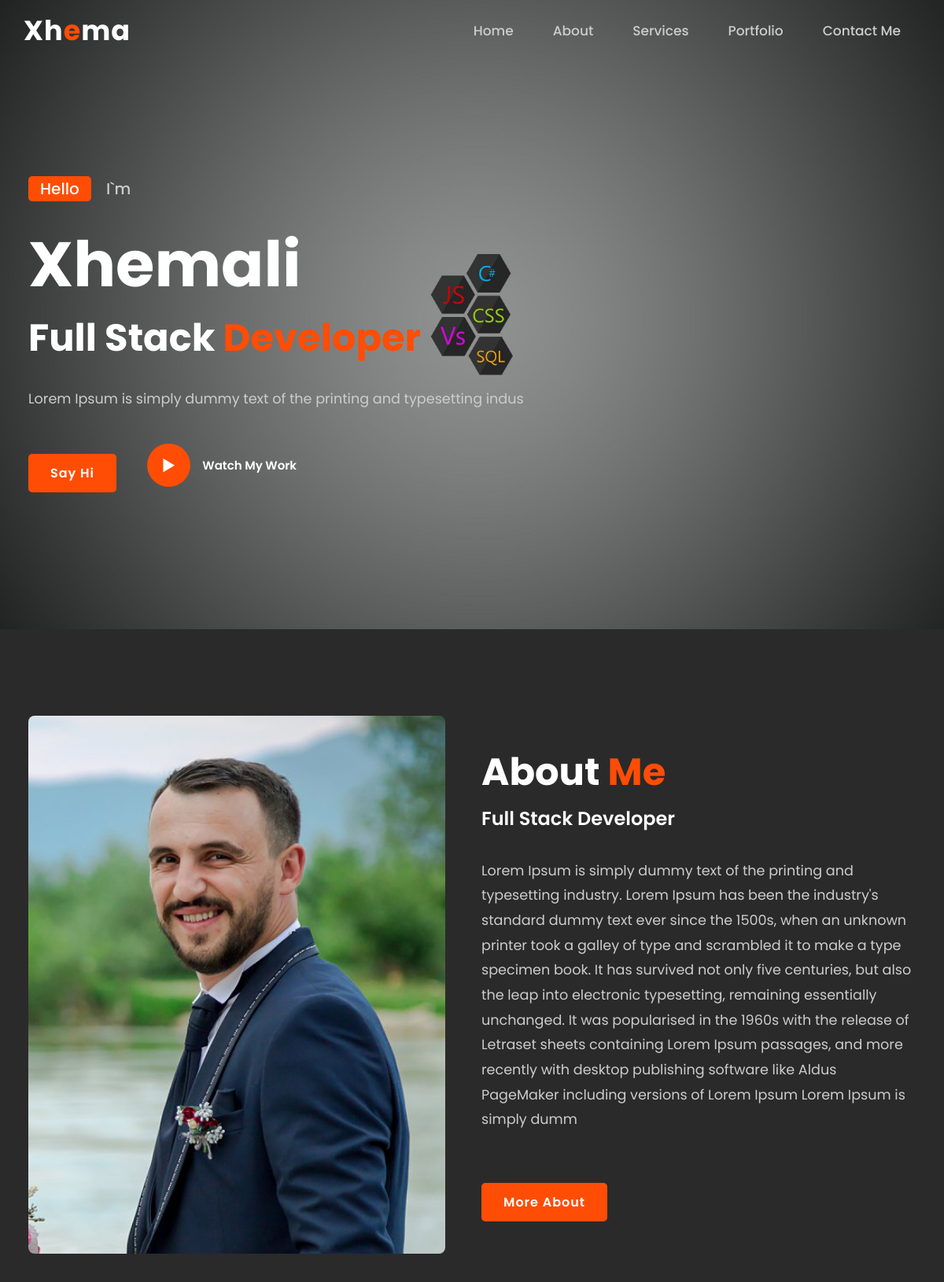
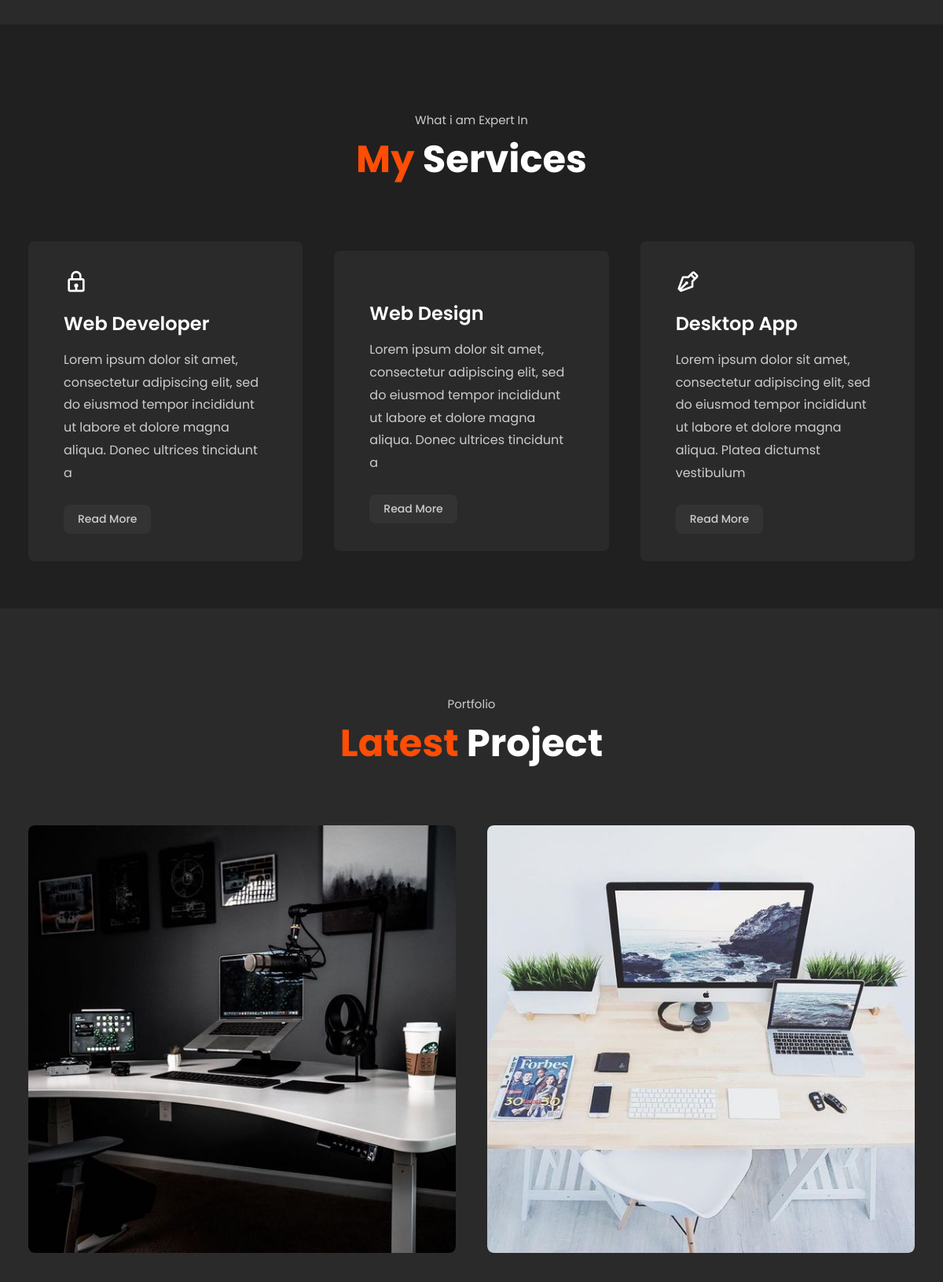
The page / (upper part) on the database its author committed (2 pictures, top to bottom).
### tables this page shows
CREATE TABLE `users` (
  `id` int(11) NOT NULL,
  `name` varchar(255) NOT NULL,
  `surname` varchar(255) NOT NULL,
  `email` varchar(255) NOT NULL,
  `phone` varchar(255) NOT NULL,
  `username` varchar(255) NOT NULL,
  `password` varchar(255) NOT NULL,
  `title` varchar(255) NOT NULL,
  `description` text DEFAULT NULL,
  `slogan` varchar(255) NOT NULL,
  `facebook` varchar(255) DEFAULT NULL,
  `twiter` varchar(255) DEFAULT NULL,
  `insta` varchar(255) DEFAULT NULL,
  `youtube` varchar(255) DEFAULT NULL,
  `image` varchar(255) NOT NULL
);

CREATE TABLE `services` (
  `id` int(11) NOT NULL,
  `icon` varchar(255) NOT NULL,
  `title` varchar(255) NOT NULL,
  `description` varchar(255) NOT NULL
);

CREATE TABLE `projects` (
  `id` int(11) NOT NULL,
  `title` varchar(255) NOT NULL,
  `description` text DEFAULT NULL,
  `image` varchar(255) DEFAULT NULL
);

### db/config.php (called while the page is built, shortened)
<?php
$dbhost = "localhost";
$dbuser = "root";
$dbpass = "";
$dbname = "portfolio";
if (!$con = mysqli_connect($dbhost, $dbuser, $dbpass, $dbname)) {
    die("Database error");
}
$sql = "SELECT * FROM users WHERE id = 1";
$res = mysqli_query($con, $sql);
while ($personal_info = mysqli_fetch_array($res)) {
    $name = $personal_info['name'];
    $title = $personal_info['title'];
    $desc = $personal_info['description'];
    $image = $personal_info['image'];
    $tit = explode(" ", $personal_info['title']);
}
?>

### index.php (the view, shortened to what this page needs)
<?php include 'include/header.php' ?>
<section class="home" id="home">
    <div class="home-text">
        <div class="slide">
            <span class="one">Hello</span>
            <span class="two">I`m</span>
        </div>
        <h1><?= $name ?></h1>
        <h3><?= $tit[0] . ' ' . $tit[1] ?> <span><?= $tit[2] ?></span></h3>
        <p><?= substr($desc, 0, 70) ?></p>
        <a href="#contact" class="btn">Say Hi</a>
        <a href="#portfolio" class="btn2"><span><i class="bx bx-play"></i></span>Watch My Work</a>
    </div>
</section>
<section class="about" id="about">
    <div class="about-img">
        <img src="./assets/img/<?= $image ?>" alt="">
    </div>
    <div class="about-text">
        <h2>About <span>Me</span></h2>
        <h4><?= $title ?></h4>
        <p><?= substr($desc, 0, 600) ?></p>
        <a href="#" class="btn">More About</a>
    </div>
</section>
<section class="services" id="services">
    <div class="main-text">
        <p>What i am Expert In</p>
        <h2><span>My</span> Services</h2>
    </div>
    <div class="services-content">
        <?php
        $sql1 = "SELECT * FROM services WHERE id LIMIT 3";
        $res1 = mysqli_query($con, $sql1);
        while ($services_info = mysqli_fetch_array($res1)) {
            $id = $services_info['id'];
            $icon = $services_info['icon'];
            $title = $services_info['title'];
            $desc = $services_info['description'];
        ?>
            <div class="box">
                <div class="s-icons">
                    <i class="<?= $icon ?>"></i>
                </div>
                <h3><?= $title ?></h3>
                <p><?= substr($desc, 0, 150) ?></p>
                <a href="<?= $id ?>" class="read">Read More</a>
            </div>
        <?php
        }
        ?>
    </div>
</section>
<section class="portfoli" id="portfolio">
    <div class="main-text">
        <p>Portfolio</p>
        <h2><span>Latest</span> Project</h2>
    </div>
    <div class="portfolio-content">
        <?php
        $sql = "SELECT * FROM projects WHERE id LIMIT 6";
        $res = mysqli_query($con, $sql);
        while ($projects = mysqli_fetch_array($res)) {
            $img = $projects['image'];
        ?>
            <div class="row">
                <img src="./assets/img/<?= $img ?>" />
            </div>
        <?php
        }
        ?>
    </div>
</section>
<?php include 'include/footer.php';
?>

### include/header.php (shortened to what this page needs)
<?php
include 'db/config.php';
?>
<!DOCTYPE html>
<html lang="en">
<head>
    <link rel="stylesheet" href="./assets/css/style.css" />
    <link href='https://unpkg.com/boxicons@2.1.4/css/boxicons.min.css' rel='stylesheet'>
</head>
<body>
    <header>
        <a href="#" class="logo">Xh<span>e</span>ma</a>
        <ul class="navlist">
            <li><a href="#home" class="active">Home</a></li>
            <li><a href="#about">About</a></li>
            <li><a href="#services">Services</a></li>
            <li><a href="#portfolio">Portfolio</a></li>
            <li><a href="#contact">Contact Me</a></li>
        </ul>
    </header>

### include/footer.php (shortened to what this page needs)
</body>
</html>

### assets/css/style.css (style rules this page uses)
* { padding: 0; margin: 0; box-sizing: border-box; font-family: 'Poppins', sans-serif; text-decoration: none; list-style: none; scroll-behavior: smooth; }
:root { --bg-color: #2a2a2a; --second-bg-color: #202020; --text-color: #fff; --second-color: #ccc; --main-color: #ff4d05; --big-font: 5rem; --h2-font: 3rem; --p-font: 1.1rem; }
section { padding: 160px 15% 120px; }
body { background: var(--bg-color); color: var(--text-color); }
header { position: fixed; width: 100%; top: 0; right: 0; z-index: 1000; display: flex; align-items: center; justify-content: space-between; background: transparent; padding: 22px 15%; border-bottom: 1px solid transparent; transition: all .45s ease; }
.logo { color: var(--text-color); font-size: 35px; font-weight: 700; letter-spacing: 1px; }
span { color: var(--main-color); }
.navlist { display: flex; }
.navlist a { color: var(--second-color); font-size: 17px; font-weight: 500; margin: 0 25px; transition: all .45s ease; }
.home { position: relative; height: 100vh; width: 100%; background-image: url(../img/banner.jpg); background-size: cover; background-position: center; display: flex; align-items: center; justify-content: flex-start; }
.slide { margin-bottom: 20px; }
.one { display: inline-block; margin-right: 15px; height: 32px; padding: 0 15px; line-height: 32px; font-size: 20px; font-weight: 500; border-radius: 5px; background: var(--main-color); color: var(--text-color); }
.two { display: inline-block; color: var(--second-color); font-size: 20px; font-weight: 500; }
.home-text h1 { font-size: var(--big-font); font-weight: 700; color: var(--text-color); list-style: 1.1; margin: 0 0 8px; }
.home-text h3 { color: var(--text-color); margin: 0 0 35px; font-size: 3rem; font-weight: 700; line-height: 1.1; }
.home-text p { color: var(--second-color); font-size: var(--p-font); line-height: 1.8; margin-bottom: 40px; }
.btn { display: inline-flex; padding: 12px 28px; background: var(--main-color); border-radius: 5px; color: var(--text-color); font-size: 1rem; letter-spacing: 1px; font-weight: 600; transition: all .45ease; }
.btn2 { display: inline-flex; align-items: center; justify-content: center; font-size: 15px; font-weight: 600; color: var(--text-color); margin-left: 35px; }
.btn2 span i { height: 55px; width: 55px; background: var(--main-color); color: var(--text-color); display: flex; align-items: center; justify-content: center; font-size: 35px; border-radius: 50%; margin-right: 15px; transition: all .45s ease; }
.about { display: grid; grid-template-columns: repeat(2, 1fr); align-items: center; gap: 1.5rem; }
.about-img img { max-width: 530px; height: auto; width: 100%; border-radius: 8px; }
.about-text h2 { font-size: var(--h2-font); line-height: 1; }
.about-text h4 { font-size: 24px; font-weight: 600; color: var(--text-color); line-height: 1.7; margin: 15px 0 30px; }
.about-text p { color: var(--second-color); font-size: var(--p-font); line-height: 1.8; margin-bottom: 4rem; }
.services { background: var(--second-bg-color); }
.main-text { text-align: center; }
.main-text p { color: var(--second-color); font-size: 15px; margin-bottom: 15px; }
.main-text h2 { font-size: var(--h2-font); line-height: 1; }
.services-content { display: grid; grid-template-columns: repeat(auto-fit, minmax(250px, auto)); align-items: center; gap: 2.5rem; margin-top: 5rem; }
.box { background: var(--bg-color); padding: 35px 45px; border-radius: 8px; transition: all .45s ease; }
.s-icons i { font-size: 32px; margin-bottom: 20px; }
.box h3 { font-size: 24px; font-weight: 600; color: var(--text-color); margin-bottom: 15px; }
.box p { color: var(--second-color); font-size: 1rem; line-height: 1.8; margin-bottom: 25px; }
.read { display: inline-block; padding: 8px 18px; background: #333333; color: var(--second-color); font-size: 14px; font-weight: 500; border-radius: 8px; transition: all .45s ease; }
.portfolio-content { display: grid; grid-template-columns: repeat(auto-fit, minmax(350px, auto)); align-items: center; grid-gap: 2.5rem; margin-top: 5rem; }
.row { position: relative; overflow: hidden; border-radius: 8px; cursor: pointer; }
.row img { width: 100%; border-radius: 8px; display: block; transition: transform 0.5s; }
@media (max-width: 1480px) { header { padding: 12px 2.5%; transition: .1s; } }
@media (max-width: 1480px) { section { padding: 110px 3% 60px; } }

### rows shown on the page
users: name "Xhemali", title "Full", title "Stack", title "Developer", description "Lorem Ipsum is simply dummy text of the printing and typesetting indus", image (picture), title "Full Stack Developer", description "Lorem Ipsum is simply dummy text of the printing and typesetting industry. Lorem Ipsum has been the industry's standard dummy text ever since the 1500s, when an unknown printer took a galley of type and scrambled it to make a type specimen book. It has survived not only five centuries, but also the leap into electronic typesetting, remaining essentially unchanged. It was popularised in the 1960s with the release of Letraset sheets containing Lorem Ipsum passages, and more recently with desktop publishing software like Aldus PageMaker including versions of Lorem Ipsum Lorem Ipsum is simply dumm"
services: title "Web Developer", description "Lorem ipsum dolor sit amet, consectetur adipiscing elit, sed do eiusmod tempor incididunt ut labore et dolore magna aliqua. Donec ultrices tincidunt a"
services: title "Web Design", description "Lorem ipsum dolor sit amet, consectetur adipiscing elit, sed do eiusmod tempor incididunt ut labore et dolore magna aliqua. Donec ultrices tincidunt a"
services: title "Desktop App", description "Lorem ipsum dolor sit amet, consectetur adipiscing elit, sed do eiusmod tempor incididunt ut labore et dolore magna aliqua. Platea dictumst vestibulum"
projects: image (picture)
projects: image (picture)
